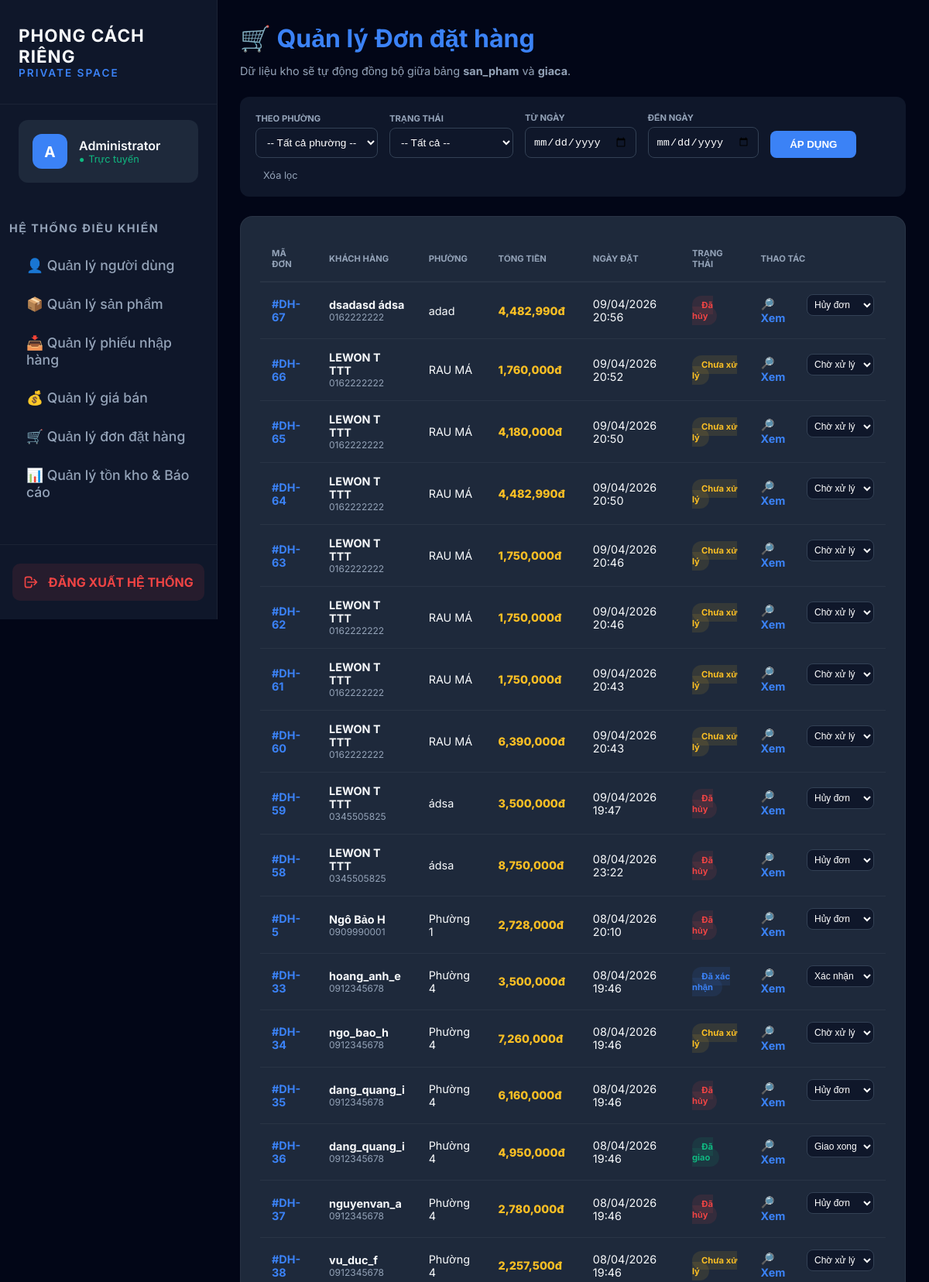
Screenshot of /Admin/quanlydonhang.php (upper part) with the database file from the repository.
### tables this page shows
CREATE TABLE `don_hang` (
  `id` int(11) NOT NULL,
  `user_id` int(11) NOT NULL COMMENT 'Liên kết với bảng user',
  `customer_name` varchar(255) NOT NULL,
  `phone` varchar(15) NOT NULL,
  `address` varchar(255) NOT NULL,
  `ward` varchar(100) NOT NULL COMMENT 'Phường - Dùng để lọc/sắp xếp',
  `total_amount` decimal(15,2) NOT NULL,
  `order_date` datetime DEFAULT current_timestamp(),
  `status` tinyint(1) DEFAULT 0 COMMENT '0: Chưa xử lý, 1: Đã xác nhận, 2: Đã giao, 3: Đã hủy'
);

### Admin/quanlydonhang.php (the view, shortened to what this page needs)
<?php
require_once 'config.php';
$from_date = $_GET['from_date'] ?? '';
$to_date = $_GET['to_date'] ?? '';
$where_clauses = [];
$where_sql = count($where_clauses) > 0 ? "WHERE " . implode(' AND ', $where_clauses) : "";
$sql = "SELECT * FROM don_hang $where_sql ORDER BY order_date DESC";
$result = $conn->query($sql);
include 'thanhmenu.php';
?>
<!DOCTYPE html>
<html lang="vi">
<head>
</head>
<body>
    <div class="container">
        <header style="margin-bottom: 25px;">
            <h1 style="color: var(--accent-blue); margin: 0;">🛒 Quản lý Đơn đặt hàng</h1>
            <p style="color: var(--text-dim); font-size: 0.9rem;">Dữ liệu kho sẽ tự động đồng bộ giữa bảng <b>san_pham</b> và <b>giaca</b>.</p>
        </header>
        <form method="GET" class="filter-bar">
            <div class="filter-group">
                <label>Theo Phường</label>
                <select name="ward">
                    <option value="">-- Tất cả phường --</option>
                </select>
            </div>
            <div class="filter-group">
                <label>Trạng thái</label>
                <select name="status">
                    <option value="">-- Tất cả --</option>
                </select>
            </div>
            <div class="filter-group">
                <label>Từ ngày</label>
                <input type="date" name="from_date" value="<?= $from_date ?>">
            </div>
            <div class="filter-group">
                <label>Đến ngày</label>
                <input type="date" name="to_date" value="<?= $to_date ?>">
            </div>
            <button type="submit" class="btn-filter">ÁP DỤNG</button>
            <a href="quanlydonhang.php" style="color:var(--text-dim); font-size:0.8rem; margin-left:10px; text-decoration:none;">Xóa lọc</a>
        </form>
        <section class="card">
            <table class="table-ui">
                <thead>
                    <tr>
                        <th>Mã Đơn</th>
                        <th>Khách hàng</th>
                        <th>Phường</th>
                        <th>Tổng tiền</th>
                        <th>Ngày đặt</th>
                        <th>Trạng thái</th>
                        <th>Thao tác</th>
                    </tr>
                </thead>
                <tbody>
                    <?php if ($result && $result->num_rows > 0): ?>
                        <?php while ($row = $result->fetch_assoc()): ?>
                        <tr>
                            <td><strong style="color:var(--accent-blue);">#DH-<?= $row['id'] ?></strong></td>
                            <td>
                                <div style="font-weight:700;"><?= $row['customer_name'] ?></div>
                                <small style="color:var(--text-dim);"><?= $row['phone'] ?></small>
                            </td>
                            <td><?= $row['ward'] ?></td>
                            <td style="color:#fbbf24; font-weight:800;"><?= number_format($row['total_amount']) ?>đ</td>
                            <td><?= date('d/m/Y H:i', strtotime($row['order_date'])) ?></td>
                            <td>
                                <span class="badge st-<?= $row['status'] ?>">
                                    <?php
                                        $st_txt = ['Chưa xử lý', 'Đã xác nhận', 'Đã giao', 'Đã hủy'];
                                        echo $st_txt[$row['status']];
                                    ?>
                                </span>
                            </td>
                            <td>
                                <div style="display:flex; align-items:center; gap:10px;">
                                    <a href="xemdonhang.php?id=<?= $row['id'] ?>" class="btn-view">🔎 Xem</a>
                                    <form method="POST">
                                        <select name="status" onchange="this.form.submit()" style="padding:5px; font-size:0.75rem;">
                                            <option value="0" <?= $row['status']==0?'selected':'' ?>>Chờ xử lý</option>
                                            <option value="1" <?= $row['status']==1?'selected':'' ?>>Xác nhận</option>
                                            <option value="2" <?= $row['status']==2?'selected':'' ?>>Giao xong</option>
                                            <option value="3" <?= $row['status']==3?'selected':'' ?>>Hủy đơn</option>
                                        </select>
                                    </form>
                                </div>
                            </td>
                        </tr>
                        <?php endwhile; ?>
                    <?php else: ?>
                        <tr><td colspan="7" style="text-align:center; padding:50px; color:var(--text-dim);">Không có đơn hàng nào khớp.</td></tr>
                    <?php endif; ?>
                </tbody>
            </table>
        </section>
    </div>
</body>
</html>

### Admin/thanhmenu.php (style rules this page uses)
:root { --sidebar-width: 280px; --bg-deep: #0f172a; --bg-card: #1e293b; --accent-blue: #3b82f6; --text-bright: #f8fafc; --text-dim: #94a3b8; --danger: #ef4444; --transition: all 0.3s cubic-bezier(0.4, 0, 0.2, 1); }
body { margin: 0; padding-left: var(--sidebar-width); font-family: 'Inter', sans-serif; background-color: #020617; color: var(--text-bright); }

### Admin/quanlydonhang.php (style rules this page uses)
.container { padding: 30px; max-width: 1500px; margin: 0 auto; }
.card { background: var(--bg-card); border-radius: 16px; padding: 25px; border: 1px solid rgba(255,255,255,0.05); }
.filter-bar { display: flex; gap: 15px; flex-wrap: wrap; margin-bottom: 25px; background: var(--bg-deep); padding: 20px; border-radius: 12px; align-items: flex-end; }
.filter-group { display: flex; flex-direction: column; gap: 5px; }
.filter-group label { font-size: 0.7rem; color: var(--text-dim); font-weight: 700; text-transform: uppercase; }
select, input[type="date"] { padding: 10px; background: #0f172a; border: 1px solid #334155; color: white; border-radius: 8px; font-size: 0.85rem; }
.table-ui { width: 100%; border-collapse: collapse; }
.table-ui th { text-align: left; color: var(--text-dim); padding: 15px; font-size: 0.7rem; border-bottom: 2px solid rgba(255,255,255,0.05); text-transform: uppercase; }
.table-ui td { padding: 15px; border-bottom: 1px solid rgba(255,255,255,0.05); font-size: 0.9rem; }
.badge { padding: 5px 12px; border-radius: 20px; font-size: 0.7rem; font-weight: 700; }
.st-0 { background: rgba(251, 191, 36, 0.1); color: #fbbf24; }
.st-1 { background: rgba(59, 130, 246, 0.1); color: var(--accent-blue); }
.st-2 { background: rgba(16, 185, 129, 0.1); color: #10b981; }
.st-3 { background: rgba(239, 68, 68, 0.1); color: var(--danger); }
.btn-view { color: var(--accent-blue); text-decoration: none; font-weight: 700; margin-right: 10px; }
.btn-filter { background: var(--accent-blue); color: white; border: none; padding: 10px 25px; border-radius: 8px; cursor: pointer; font-weight: 700; }

### rows the page displays
don_hang: id "67", customer_name "dsadasd ádsa", phone "0162222222", ward "adad", total_amount "4,482,990", order_date "09/04/2026 20:56", status "Đã hủy", status "Hủy đơn"
don_hang: id "66", customer_name "LEWON T TTT", phone "0162222222", ward "RAU MÁ", total_amount "1,760,000", order_date "09/04/2026 20:52", status "Chưa xử lý", status "Chờ xử lý"
don_hang: id "65", customer_name "LEWON T TTT", phone "0162222222", ward "RAU MÁ", total_amount "4,180,000", order_date "09/04/2026 20:50", status "Chưa xử lý", status "Chờ xử lý"
don_hang: id "64", customer_name "LEWON T TTT", phone "0162222222", ward "RAU MÁ", total_amount "4,482,990", order_date "09/04/2026 20:50", status "Chưa xử lý", status "Chờ xử lý"
don_hang: id "63", customer_name "LEWON T TTT", phone "0162222222", ward "RAU MÁ", total_amount "1,750,000", order_date "09/04/2026 20:46", status "Chưa xử lý", status "Chờ xử lý"
don_hang: id "62", customer_name "LEWON T TTT", phone "0162222222", ward "RAU MÁ", total_amount "1,750,000", order_date "09/04/2026 20:46", status "Chưa xử lý", status "Chờ xử lý"
don_hang: id "61", customer_name "LEWON T TTT", phone "0162222222", ward "RAU MÁ", total_amount "1,750,000", order_date "09/04/2026 20:43", status "Chưa xử lý", status "Chờ xử lý"
don_hang: id "60", customer_name "LEWON T TTT", phone "0162222222", ward "RAU MÁ", total_amount "6,390,000", order_date "09/04/2026 20:43", status "Chưa xử lý", status "Chờ xử lý"
don_hang: id "59", customer_name "LEWON T TTT", phone "0345505825", ward "ádsa", total_amount "3,500,000", order_date "09/04/2026 19:47", status "Đã hủy", status "Hủy đơn"
don_hang: id "58", customer_name "LEWON T TTT", phone "0345505825", ward "ádsa", total_amount "8,750,000", order_date "08/04/2026 23:22", status "Đã hủy", status "Hủy đơn"
don_hang: id "5", customer_name "Ngô Bảo H", phone "0909990001", ward "Phường 1", total_amount "2,728,000", order_date "08/04/2026 20:10", status "Đã hủy", status "Hủy đơn"
don_hang: id "33", customer_name "hoang_anh_e", phone "0912345678", ward "Phường 4", total_amount "3,500,000", order_date "08/04/2026 19:46", status "Đã xác nhận", status "Xác nhận"
don_hang: id "34", customer_name "ngo_bao_h", phone "0912345678", ward "Phường 4", total_amount "7,260,000", order_date "08/04/2026 19:46", status "Chưa xử lý", status "Chờ xử lý"
don_hang: id "35", customer_name "dang_quang_i", phone "0912345678", ward "Phường 4", total_amount "6,160,000", order_date "08/04/2026 19:46", status "Đã hủy", status "Hủy đơn"
don_hang: id "36", customer_name "dang_quang_i", phone "0912345678", ward "Phường 4", total_amount "4,950,000", order_date "08/04/2026 19:46", status "Đã giao", status "Giao xong"
don_hang: id "37", customer_name "nguyenvan_a", phone "0912345678", ward "Phường 4", total_amount "2,780,000", order_date "08/04/2026 19:46", status "Đã hủy", status "Hủy đơn"
don_hang: id "38", customer_name "vu_duc_f", phone "0912345678", ward "Phường 4", total_amount "2,257,500", order_date "08/04/2026 19:46", status "Chưa xử lý", status "Chờ xử lý"

### other values shown
substr($_SESSION['admin_fullname'] ?? 'A', 0, 1) "A"
$_SESSION['admin_fullname'] "Administrator"
